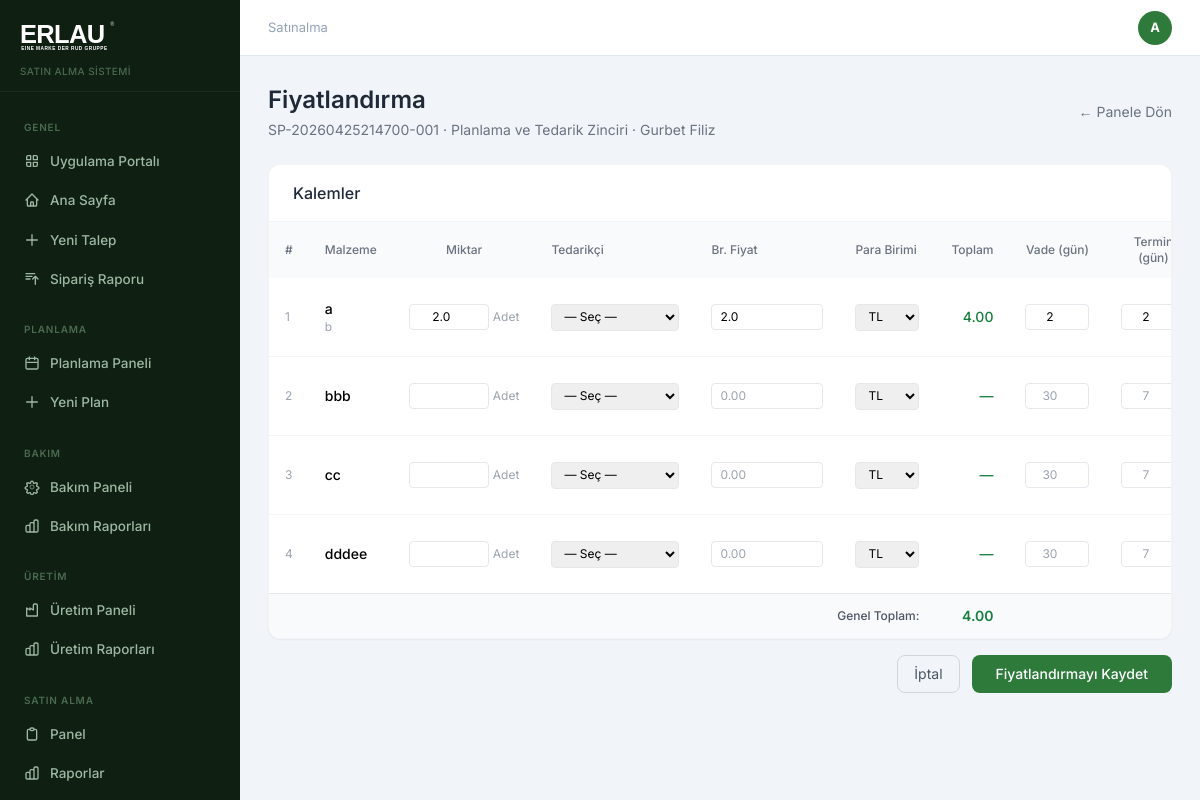
The page /satinalma/fiyatlandir/5 (signed in) on the database its author committed.
### app/models.py (models this page shows)
class Department(db.Model):
    id = db.Column(db.Integer, primary_key=True)
    name = db.Column(db.String(100), nullable=False, unique=True)
    users = db.relationship('User', backref='department', lazy=True)

class User(db.Model, UserMixin):
    id = db.Column(db.Integer, primary_key=True)
    name = db.Column(db.String(100), nullable=False)
    email = db.Column(db.String(120), unique=True, nullable=False)
    password = db.Column(db.String(200), nullable=False)
    role = db.Column(db.String(20), default='personel')
    department_id = db.Column(db.Integer, db.ForeignKey('department.id'), index=True)
    created_at = db.Column(db.DateTime, default=datetime.utcnow, index=True)
    is_active = db.Column(db.Boolean, default=True)
    unvan = db.Column(db.String(100))
    telefon = db.Column(db.String(20))
    dogum_tarihi = db.Column(db.Date)
    unvan_pdf_goster = db.Column(db.Boolean, default=False)
    son_giris = db.Column(db.DateTime)
    sifre_degisim_tarihi = db.Column(db.DateTime)
    tablet_pin = db.Column(db.String(6))
    bildirim_email = db.Column(db.Boolean, default=True)
    teknik_resim_yetki = db.Column(db.Boolean, default=False)
    liste_yetki = db.Column(db.Boolean, default=False)
    talepler = db.relationship('TalepFormu', backref='talep_eden', lazy=True)

class TalepFormu(db.Model):
    id = db.Column(db.Integer, primary_key=True)
    siparis_no = db.Column(db.String(50), unique=True, nullable=False, index=True)
    talep_eden_id = db.Column(db.Integer, db.ForeignKey('user.id'), index=True)
    department_id = db.Column(db.Integer, db.ForeignKey('department.id'), index=True)
    durum = db.Column(db.String(30), default='bekliyor', index=True)
    yolda_tarihi = db.Column(db.DateTime)
    created_at = db.Column(db.DateTime, default=datetime.utcnow, index=True)
    updated_at = db.Column(db.DateTime, default=datetime.utcnow, onupdate=datetime.utcnow)
    kalemler = db.relationship('TalepKalem', backref='talep', lazy=True, cascade='all, delete-orphan')
    department = db.relationship('Department', foreign_keys=[department_id])

class TalepKalem(db.Model):
    id = db.Column(db.Integer, primary_key=True)
    talep_id = db.Column(db.Integer, db.ForeignKey('talep_formu.id'), index=True)
    malzeme_adi = db.Column(db.String(200), nullable=False, index=True)
    marka_model = db.Column(db.String(200))
    malzeme_turu = db.Column(db.String(50), index=True)
    birim = db.Column(db.String(20))
    miktar = db.Column(db.Float)
    hedef = db.Column(db.String(20), default='siparis')
    kullanim_amaci = db.Column(db.String(100))
    kullanilan_alan = db.Column(db.String(50))
    proje_makine = db.Column(db.String(200))
    kw = db.Column(db.String(10))
    aciklama = db.Column(db.Text)
    teknik_resim_kodu = db.Column(db.String(100))
    standart = db.Column(db.String(100))
    br_fiyat = db.Column(db.Float)
    toplam_fiyat = db.Column(db.Float)
    para_birimi = db.Column(db.String(10))
    vade_gun = db.Column(db.Integer)
    termin_gun = db.Column(db.Integer)
    tedarikci_id = db.Column(db.Integer, db.ForeignKey('tedarikci.id'))
    tedarikci = db.relationship('Tedarikci', foreign_keys=[tedarikci_id])
    son_alinma_tarihi = db.Column(db.DateTime)
    son_siparis_no = db.Column(db.String(50))

### app/routes.py (the view, shortened to what this page needs)
@satin_alma.route('/fiyatlandir/<int:talep_id>', methods=['GET', 'POST'])
@login_required
@role_required('satinalma', 'admin')
def fiyatlandir(talep_id):
    talep = db.get_or_404(TalepFormu, talep_id)
    tedarikciler = Tedarikci.query.filter_by(is_active=True).order_by(Tedarikci.name).all()
    return render_template('fiyatlandir.html', talep=talep, tedarikciler=tedarikciler)

### app/templates/fiyatlandir.html (shortened to what this page needs)
{% extends 'base.html' %}
{% block content %}
<div class="flex items-center justify-between mb-6">
  <div>
    <h1 class="text-2xl font-semibold text-gray-800">Fiyatlandırma</h1>
    <p class="text-sm text-gray-500 mt-1">{{ talep.siparis_no }} · {{ talep.department.name if talep.department else '-' }} · {{ talep.talep_eden.name if talep.talep_eden else '-' }}</p>
  </div>
  <a href="{{ url_for('satin_alma.panel') }}" class="text-sm text-gray-500 hover:underline">← Panele Dön</a>
</div>
<form method="POST">
  <div class="bg-white rounded-xl border border-gray-100 shadow-sm overflow-hidden mb-4">
    <div class="px-6 py-4 border-b border-gray-100">
      <h2 class="font-medium text-gray-800">Kalemler</h2>
    </div>
    <div class="overflow-x-auto">
      <table class="w-full text-sm">
        <thead class="bg-gray-50">
          <tr>
            <th class="px-4 py-3 text-left text-xs font-medium text-gray-500 w-6">#</th>
            <th class="px-4 py-3 text-left text-xs font-medium text-gray-500">Malzeme</th>
            <th class="px-4 py-3 text-center text-xs font-medium text-gray-500">Miktar</th>
            <th class="px-4 py-3 text-left text-xs font-medium text-gray-500">Tedarikçi</th>
            <th class="px-4 py-3 text-left text-xs font-medium text-gray-500">Br. Fiyat</th>
            <th class="px-4 py-3 text-left text-xs font-medium text-gray-500">Para Birimi</th>
            <th class="px-4 py-3 text-right text-xs font-medium text-gray-500">Toplam</th>
            <th class="px-4 py-3 text-center text-xs font-medium text-gray-500">Vade (gün)</th>
            <th class="px-4 py-3 text-center text-xs font-medium text-gray-500">Termin (gün)</th>
          </tr>
        </thead>
        <tbody class="divide-y divide-gray-100">
          {% for kalem in talep.kalemler %}
          <tr class="hover:bg-gray-50">
            <td class="px-4 py-3 text-gray-400 text-xs">{{ loop.index }}</td>
            <td class="px-4 py-3">
              <p class="font-medium">{{ kalem.malzeme_adi }}</p>
              <p class="text-xs text-gray-400">{{ kalem.marka_model or '' }}</p>
            </td>
            <td class="px-4 py-3 text-center">
              <div class="flex items-center justify-center gap-1">
                <input type="number" step="0.001" min="0.001" name="kalem_{{ kalem.id }}_miktar"
                  value="{{ kalem.miktar or '' }}"
                  class="w-20 border border-gray-200 rounded px-2 py-1 text-xs text-center"
                  oninput="hesapla({{ kalem.id }})">
                <span class="text-xs text-gray-400">{{ kalem.birim }}</span>
              </div>
            </td>
            <td class="px-4 py-3">
              <select name="kalem_{{ kalem.id }}_tedarikci_id" class="w-full border border-gray-200 rounded px-2 py-1 text-xs min-w-32">
                <option value="">— Seç —</option>
              </select>
            </td>
            <td class="px-4 py-3">
              <input type="number" step="0.01" name="kalem_{{ kalem.id }}_br_fiyat"
                value="{{ kalem.br_fiyat or '' }}"
                class="w-28 border border-gray-200 rounded px-2 py-1 text-xs"
                placeholder="0.00"
                oninput="hesapla({{ kalem.id }})">
            </td>
            <td class="px-4 py-3">
              <select name="kalem_{{ kalem.id }}_para_birimi" class="border border-gray-200 rounded px-2 py-1 text-xs">
                <option {% if kalem.para_birimi == 'TL' or not kalem.para_birimi %}selected{% endif %}>TL</option>
              </select>
            </td>
            <td class="px-4 py-3 text-right font-medium text-green-700" id="toplam_{{ kalem.id }}">
              {% if kalem.toplam_fiyat %}{{ "%.2f"|format(kalem.toplam_fiyat) }}{% else %}—{% endif %}
            </td>
            <td class="px-4 py-3 text-center">
              <input type="number" name="kalem_{{ kalem.id }}_vade_gun"
                value="{{ kalem.vade_gun or '' }}"
                class="w-16 border border-gray-200 rounded px-2 py-1 text-xs text-center"
                placeholder="30">
            </td>
            <td class="px-4 py-3 text-center">
              <input type="number" name="kalem_{{ kalem.id }}_termin_gun"
                value="{{ kalem.termin_gun or '' }}"
                class="w-16 border border-gray-200 rounded px-2 py-1 text-xs text-center"
                placeholder="7">
            </td>
              {% set mevcut_teklif = kalem.teklif_gruplari[0] if kalem.teklif_gruplari else none %}
          </tr>
          {% endfor %}
        </tbody>
        <tfoot class="bg-gray-50 border-t border-gray-200">
          <tr>
            <td colspan="6" class="px-4 py-3 text-right text-xs font-medium text-gray-600">Genel Toplam:</td>
            <td class="px-4 py-3 text-right font-semibold text-green-700" id="genel_toplam">
              {% set toplam = namespace(val=0) %}
              {% for kalem in talep.kalemler %}{% if kalem.toplam_fiyat %}{% set toplam.val = toplam.val + kalem.toplam_fiyat %}{% endif %}{% endfor %}
              {% if toplam.val > 0 %}{{ "%.2f"|format(toplam.val) }}{% else %}—{% endif %}
            </td>
            <td colspan="2"></td>
          </tr>
        </tfoot>
      </table>
    </div>
  </div>
  <div class="flex justify-end gap-3">
    <a href="{{ url_for('satin_alma.panel') }}" class="px-4 py-2 border border-gray-300 rounded-lg text-sm text-gray-600 hover:bg-gray-50">İptal</a>
    <button type="submit" class="erlau-green text-white px-6 py-2 rounded-lg text-sm font-medium hover:opacity-90">Fiyatlandırmayı Kaydet</button>
  </div>
</form>
{% endblock %}

### app/templates/base.html (shortened to what this page needs)
<!DOCTYPE html>
<html lang="tr">
<head>
<script src="https://cdn.tailwindcss.com"></script>
</head>
<body>
{% if current_user.is_authenticated %}
<div style="display:flex">
  <aside class="sidebar" style="position:sticky;top:0;height:100vh;overflow-y:auto;display:flex;flex-direction:column">
    <div style="padding:20px 20px 12px;border-bottom:1px solid rgba(255,255,255,.06)">
      <a href="{{ url_for('auth.portal') }}" style="display:inline-block">
        <img src="{{ url_for('static', filename='logo.svg') }}" alt="Erlau" style="height:32px;filter:brightness(0) invert(1)">
      </a>
      <p style="font-size:10px;color:#4a6b50;margin-top:6px;font-weight:500;letter-spacing:.04em">SATIN ALMA SİSTEMİ</p>
    </div>
    <nav style="padding:12px 0;flex:1">
      <div class="sidebar-section">Genel</div>
      <a href="{{ url_for('auth.portal') }}" class="sidebar-link {% if request.endpoint == 'auth.portal' %}active{% endif %}">
        <svg fill="none" stroke="currentColor" viewBox="0 0 24 24"><path stroke-linecap="round" stroke-linejoin="round" stroke-width="2" d="M4 6a2 2 0 012-2h4v6H4V6zm10-2h4a2 2 0 012 2v4h-6V4zM4 14h6v6H6a2 2 0 01-2-2v-4zm10 0h6v4a2 2 0 01-2 2h-4v-6z"/></svg>
        Uygulama Portalı
      </a>
      <a href="{{ url_for('main.dashboard') }}" class="sidebar-link {% if request.endpoint == 'main.dashboard' %}active{% endif %}">
        <svg fill="none" stroke="currentColor" viewBox="0 0 24 24"><path stroke-linecap="round" stroke-linejoin="round" stroke-width="2" d="M3 12l2-2m0 0l7-7 7 7M5 10v10a1 1 0 001 1h3m10-11l2 2m-2-2v10a1 1 0 01-1 1h-3m-6 0a1 1 0 001-1v-4a1 1 0 011-1h2a1 1 0 011 1v4a1 1 0 001 1m-6 0h6"/></svg>
        Ana Sayfa
      </a>
      <a href="{{ url_for('main.yeni_talep') }}" class="sidebar-link {% if request.endpoint == 'main.yeni_talep' %}active{% endif %}">
        <svg fill="none" stroke="currentColor" viewBox="0 0 24 24"><path stroke-linecap="round" stroke-linejoin="round" stroke-width="2" d="M12 4v16m8-8H4"/></svg>
        Yeni Talep
      </a>
      <a href="{{ url_for('satin_alma.siparis_raporu') }}" class="sidebar-link {% if request.endpoint == 'satin_alma.siparis_raporu' %}active{% endif %}">
        <svg fill="none" stroke="currentColor" viewBox="0 0 24 24"><path stroke-linecap="round" stroke-linejoin="round" stroke-width="2" d="M3 4h13M3 8h9m-9 4h6m4 0l4-4m0 0l4 4m-4-4v12"/></svg>
        Sipariş Raporu
      </a>
      {% if current_user.role in ['planlama', 'departman_yoneticisi', 'admin'] %}
      <div class="sidebar-section" style="margin-top:8px">Planlama</div>
      <a href="{{ url_for('planlama.planlama_dashboard') }}" class="sidebar-link {% if request.endpoint == 'planlama.planlama_dashboard' %}active{% endif %}">
        <svg fill="none" stroke="currentColor" viewBox="0 0 24 24"><path stroke-linecap="round" stroke-linejoin="round" stroke-width="2" d="M8 7V3m8 4V3M5 11h14M5 5h14a2 2 0 012 2v12a2 2 0 01-2 2H5a2 2 0 01-2-2V7a2 2 0 012-2z"/></svg>
        Planlama Paneli
      </a>
      <a href="{{ url_for('planlama.yeni_plan') }}" class="sidebar-link {% if request.endpoint == 'planlama.yeni_plan' %}active{% endif %}">
        <svg fill="none" stroke="currentColor" viewBox="0 0 24 24"><path stroke-linecap="round" stroke-linejoin="round" stroke-width="2" d="M12 4v16m8-8H4"/></svg>
        Yeni Plan
      </a>
      {% endif %}
      {% if current_user.role in ['bakim', 'departman_yoneticisi', 'gm', 'admin'] %}
      <div class="sidebar-section" style="margin-top:8px">Bakım</div>
      <a href="{{ url_for('bakim.bakim_dashboard') }}" class="sidebar-link {% if 'bakim' in (request.endpoint or '') %}active{% endif %}">
        Bakım Paneli
      </a>
      <a href="{{ url_for('bakim.bakim_raporlar') }}" class="sidebar-link {% if request.endpoint == 'bakim.bakim_raporlar' %}active{% endif %}">
        Bakım Raporları
      </a>
      {% endif %}
      {% if current_user.role in ['uretim', 'departman_yoneticisi', 'gm', 'admin'] %}
      <div class="sidebar-section" style="margin-top:8px">Üretim</div>
      <a href="{{ url_for('uretim.uretim_dashboard') }}" class="sidebar-link {% if 'uretim' in (request.endpoint or '') %}active{% endif %}">
        <svg fill="none" stroke="currentColor" viewBox="0 0 24 24"><path stroke-linecap="round" stroke-linejoin="round" stroke-width="2" d="M4 21V9l5 3V9l5 3V5a2 2 0 012-2h2a2 2 0 012 2v16H4z"/></svg>
        Üretim Paneli
      </a>
      <a href="{{ url_for('uretim.uretim_raporlar') }}" class="sidebar-link {% if request.endpoint == 'uretim.uretim_raporlar' %}active{% endif %}">
        Üretim Raporları
      </a>
      {% endif %}
      {% if current_user.role in ['satinalma', 'admin', 'gm'] %}
      <div class="sidebar-section" style="margin-top:8px">Satın Alma</div>
      <a href="{{ url_for('satin_alma.panel') }}" class="sidebar-link {% if request.endpoint == 'satin_alma.panel' %}active{% endif %}">
        <svg fill="none" stroke="currentColor" viewBox="0 0 24 24"><path stroke-linecap="round" stroke-linejoin="round" stroke-width="2" d="M9 5H7a2 2 0 00-2 2v12a2 2 0 002 2h10a2 2 0 002-2V7a2 2 0 00-2-2h-2M9 5a2 2 0 002 2h2a2 2 0 002-2M9 5a2 2 0 012-2h2a2 2 0 012 2"/></svg>
        Panel
      </a>
      <a href="{{ url_for('satin_alma.raporlar') }}" class="sidebar-link {% if request.endpoint == 'satin_alma.raporlar' %}active{% endif %}">
        Raporlar
      </a>
      {% if current_user.role in ['satinalma', 'admin'] %}
      <a href="{{ url_for('satin_alma.teklif_listesi') }}" class="sidebar-link {% if request.endpoint and 'teklif' in request.endpoint %}active{% endif %}">
      </a>
      {% endif %}
      {% endif %}
    </nav>
  </aside>
  <div class="content-area">
    <div class="topbar">
      <p style="font-size:13px;color:#94a3b8">{{ current_user.department.name if current_user.department else 'Erlau' }}</p>
      <a href="{{ url_for('main.profil') }}" style="width:34px;height:34px;border-radius:50%;background:#2d7a3a;display:flex;align-items:center;justify-content:center;font-size:13px;font-weight:700;color:#fff;text-decoration:none">{{ current_user.name[:1].upper() }}</a>
    </div>
    <div class="page-content">
{% endif %}
{% block content %}{% endblock %}
{% if current_user.is_authenticated %}
    </div>
  </div>
</div>
{% else %}
</div>
{% endif %}
</body>
</html>

### rows shown on the page
Department: department "Satınalma"
User: name "A"
TalepFormu: siparis_no "SP-20260425214700-001"
Department: department "Planlama ve Tedarik Zinciri"
User: talep_eden "Gurbet Filiz"
TalepKalem: malzeme_adi "a", marka_model "b", miktar "2.0", birim "Adet", br_fiyat "2.0", para_birimi+id "TL", toplam_fiyat "4.00", vade_gun "2", termin_gun "2"
TalepKalem: malzeme_adi "bbb", birim "Adet", para_birimi+id "TL"
TalepKalem: malzeme_adi "cc", birim "Adet", para_birimi+id "TL", id "7"
TalepKalem: malzeme_adi "dddee", birim "Adet", para_birimi+id "TL"

### other values the page prints
{{ "%.2f"|format(toplam.val) }} "4.00"
